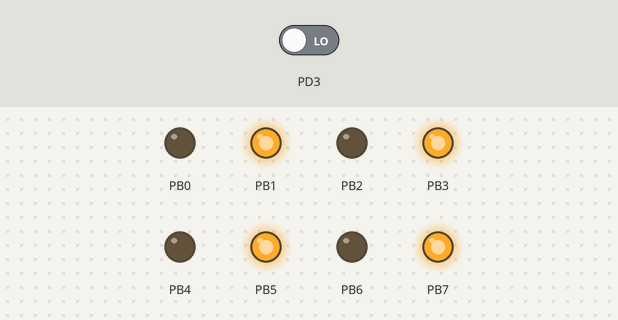
The program below on a simulated ATmega16, built with avr-gcc and emulated at 16 MHz. Shown: output pins drawn as LEDs (lit = HIGH). The test bench sets the inputs (shaded band); at power-on: PD3 LOW.

Above: at 1.2 s.
1.3 s: PD3 driven HIGH
Timing chart, 0 to 4.3 s (numbered marks = the images above; inputs shaded):
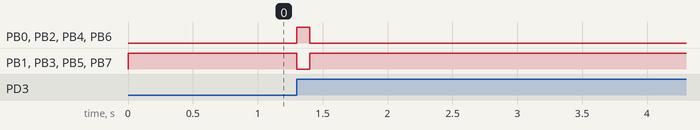

The program:

interrupt.c
```c
/*
 * interrupt.c
 *
 * Created: 09-03-2016 14:39:35
 *  Author: Viv_1
 */

#define F_CPU 16000000UL

#include <avr/io.h>
#include <avr/interrupt.h>
#include <util/delay.h>

int main(void)
{
	DDRB= 0xff;
	DDRD &=(0<<PD3);
	MCUCR |= (1<<ISC10);
	GICR |= (1<<INT1);
	sei();
    while(1)
    {
        //TODO:: Please write your application code
		PORTB = 0b10101010;
    }


}

ISR(INT1_vect){
	PORTB = 0b01010101;
	_delay_ms(100);
	PORTB = 0b10101010;
	_delay_ms(100);
}
```

Measured:
- after the input at 1.3 s, PB0, PB2, PB4, PB6: LOW → HIGH at once, → LOW 0.10 s later; PB1, PB3, PB5, PB7: HIGH → LOW at once, → HIGH 0.10 s later
